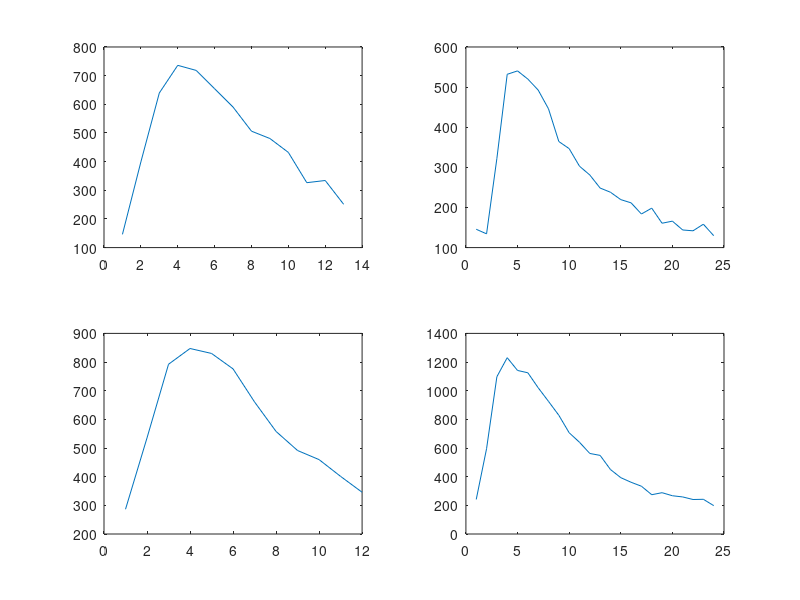
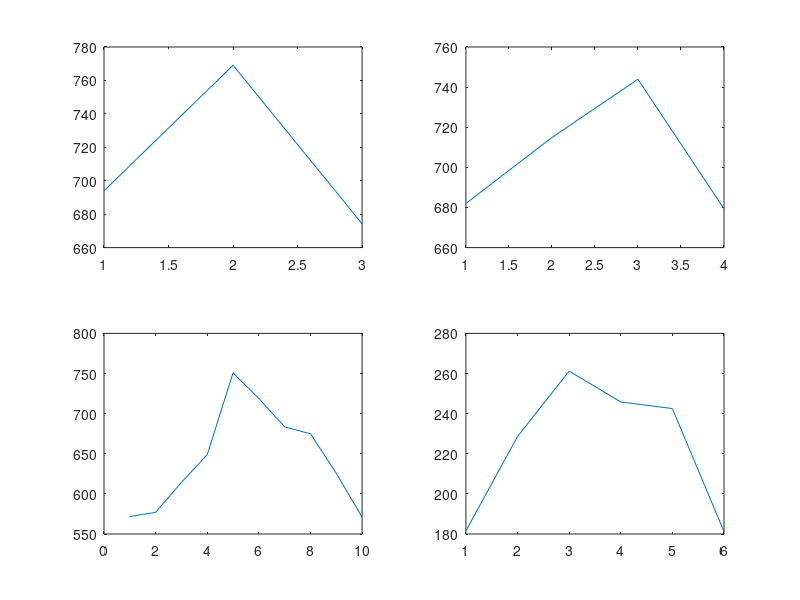
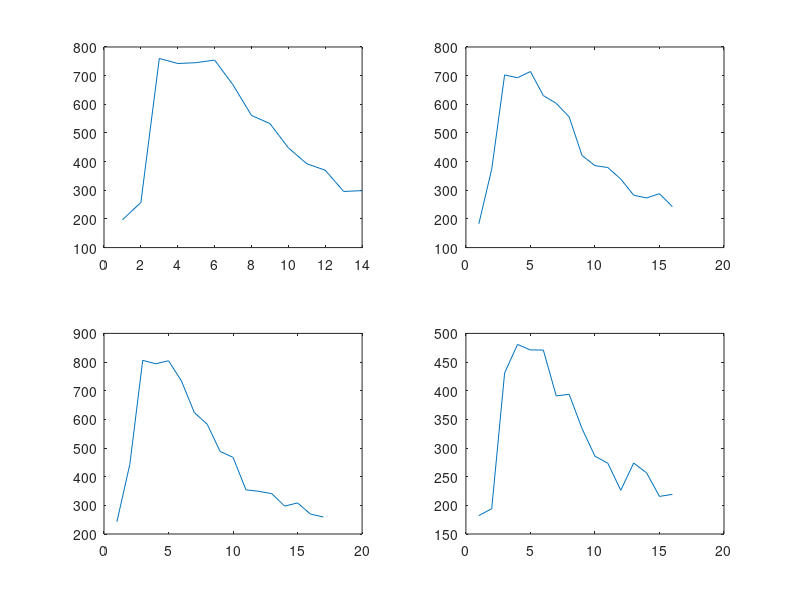
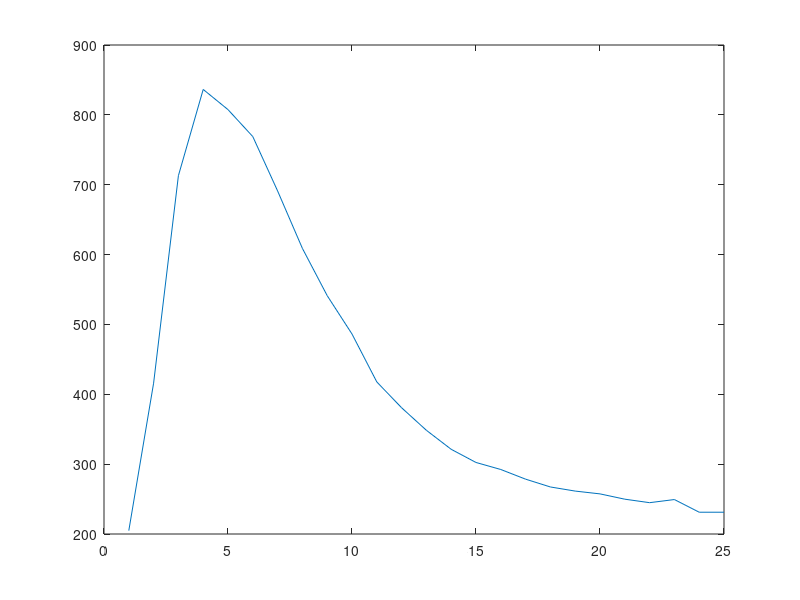

MATLAB code to generate these figures, in order:
load('spike.mat');
figure;
for i=1:length(normalSpike)
   subplot(2,2,i);
   time = length(normalSpike{i});
   plot(1:time, normalSpike{i})
   hold on;
end
hold off;
figure;
for i=1:length(fastSpike)
   subplot(2,2,i);
   time = length(fastSpike{i});
   plot(1:time, fastSpike{i})
   hold on;
end
hold off;
figure;
for i=1:length(flatSpike)
   subplot(2,2,i);
   time = length(flatSpike{i});
   plot(1:time, flatSpike{i})
   hold on;
end

%% create spike vectors
vNormalSpike = zeros(4,25);
vNormalSpike(1,1:13) = normalSpike{1}; 
vNormalSpike(1,14:end) = vNormalSpike(1,13); 
vNormalSpike(2,1:24) = normalSpike{2};
vNormalSpike(2,25) = vNormalSpike(2,24);
vNormalSpike(3,1:12) = normalSpike{3};
vNormalSpike(3,13:end) = vNormalSpike(3,12); 
vNormalSpike(4,1:24) = normalSpike{4};
vNormalSpike(4,25) = vNormalSpike(4,24);

meanNormalSpike = mean(vNormalSpike,1);
figure;plot(meanNormalSpike);
%%

vfastSpike = zeros(4,25);
vfastSpike(1,4-1:6-1) = fastSpike{1}; 
vfastSpike(1,7-1:end) = 0; 
vfastSpike(2,3-1:6-1) = fastSpike{2};
vfastSpike(2,7-1:end) = 0;
% vfastSpike(3,1:10) = fastSpike{3};
% vfastSpike(3,11:end) = 142; 
vfastSpike(4,3-1:8-1) = fastSpike{4};
vfastSpike(4,9-1:end) = 0;

meanFastSpike = mean(vfastSpike,1);
figure;plot(meanFastSpike);
%%
vFlatSpike = zeros(4,25);
vFlatSpike(1,1+1:14+1) = flatSpike{1}; 
vFlatSpike(1,15+1:end) = vFlatSpike(1,16); 
vFlatSpike(2,1+1:16+1) = flatSpike{2};
vFlatSpike(2,17+1:end) = vFlatSpike(2,18);
vFlatSpike(3,1+1:17+1) = flatSpike{3};
vFlatSpike(3,18+1:end) = vFlatSpike(3,19); 
vFlatSpike(4,1:16) = flatSpike{4};
vFlatSpike(4,17:end) = vFlatSpike(4,17);

meanFlatSpike = mean(vFlatSpike,1);
figure;plot(meanFlatSpike);

averageSpike = mean([meanNormalSpike;meanFastSpike;meanFlatSpike],1);
figure;plot(averageSpike);
%% fast spike moved to the middle

vfastSpike = zeros(4,25);
vfastSpike(1,4+7:6+7) = fastSpike{1}; 
vfastSpike(1,7+7:end) = 0; 
vfastSpike(2,3+7:6+7) = fastSpike{2};
vfastSpike(2,7+7:end) = 0;
vfastSpike(3,1+7:10+7) = fastSpike{3};
vfastSpike(3,11+7:end) = 0; 
vfastSpike(4,3+7:8+7) = fastSpike{4};
vfastSpike(4,9+7:end) = 0;

meanFastSpike = mean(vfastSpike,1);
figure;plot(meanFastSpike);


%%
save('spikeShapes.mat', 'meanNormalSpike', 'meanFastSpike', 'meanFlatSpike', 'averageSpike');